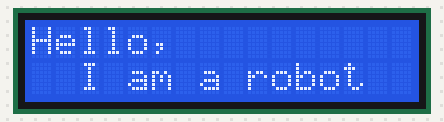
Bench run of a sketch on a simulated Arduino Uno, built with avr-gcc and run on an emulated ATmega328P. On the bench: 16×2 character LCD.

Above: at 0.1 s.

The sketch:

lcd_begin.ino
```cpp
#define disply_time 1000
#define Rs 12
#define En 13
#define D4 8
#define D5 9
#define D6 10
#define D7 11


#include <LiquidCrystal.h>
LiquidCrystal lcd(Rs,En,D4,D5,D6,D7);

int duration,cm;

void setup() {
  // put your setup code here, to run once:
lcd.begin(16,2);

 // Serial.begin(9600);

}

void loop() {
  // put your main code here, to run repeatedly:
  //disply
  lcd.print("Hello,");
  lcd.setCursor(2,1);
  lcd.print("I am a robot");
  delay(disply_time);
  lcd.clear();

}
```
